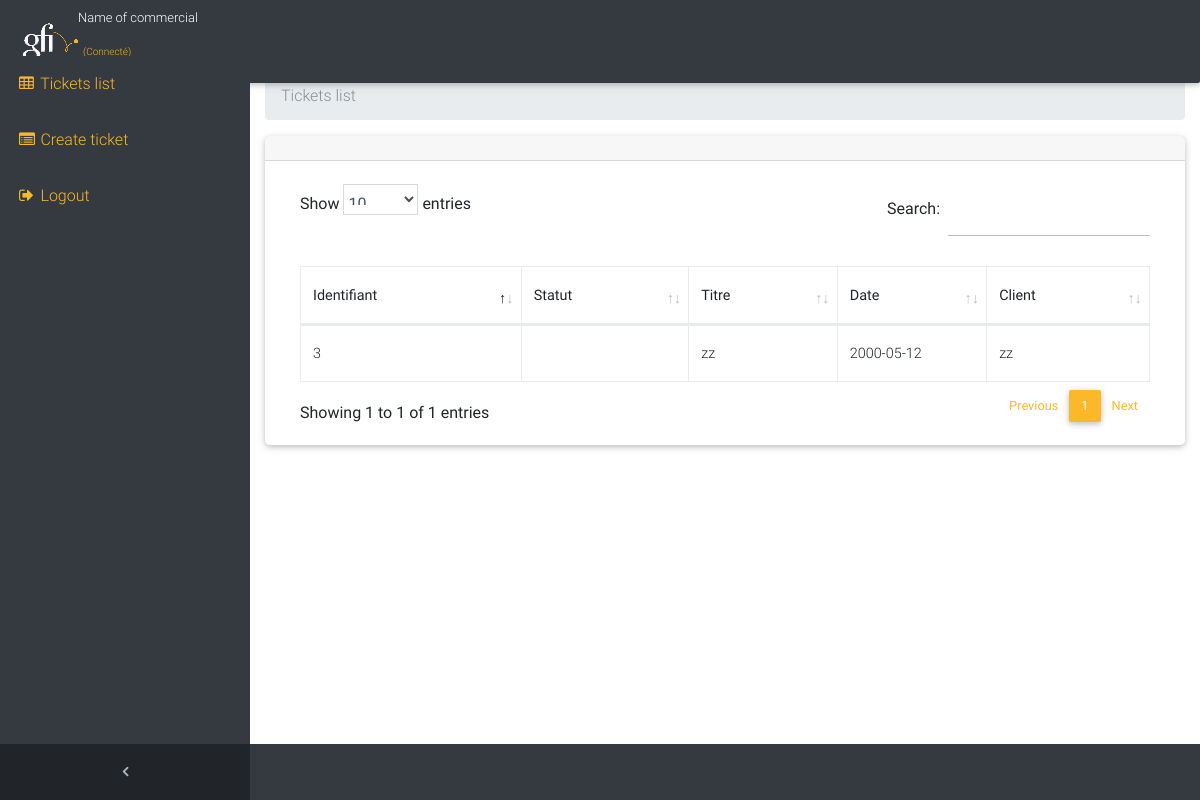
/ListeBesoins, run on an earlier commit of the app's database.
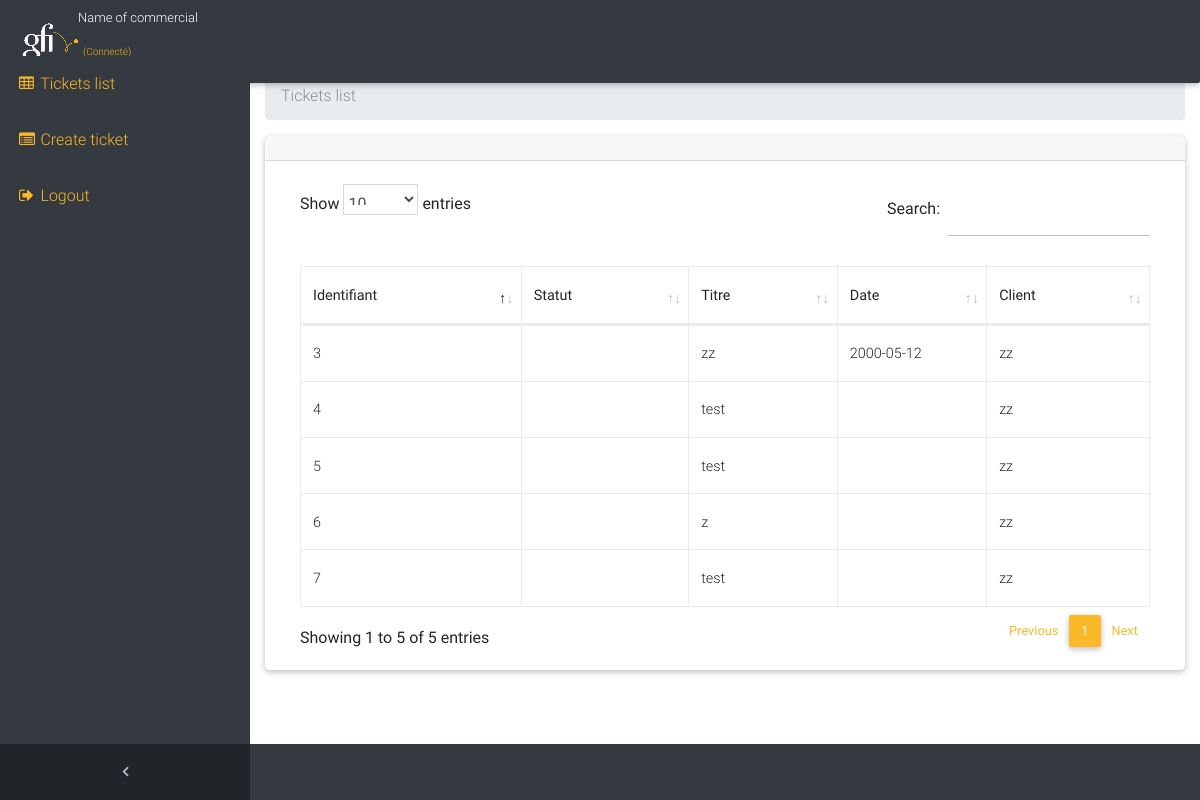
And on a later commit of the database.
### tables this page shows
CREATE TABLE IF NOT EXISTS `besoins` (
  `idB` int(4) NOT NULL AUTO_INCREMENT,
  `datedujour` varchar(50) NOT NULL,
  `nomentreprise` varchar(50) NOT NULL,
  `nomclient` varchar(50) NOT NULL,
  `idC` int(4) NOT NULL,
  `titreticket` text NOT NULL,
  `descriptionticket` text NOT NULL,
  `factor1` varchar(50) NOT NULL,
  `factor2` varchar(50) DEFAULT NULL,
  `factor3` varchar(50) DEFAULT NULL,
  `montant` float NOT NULL,
  `statut` varchar(45) NOT NULL,
  `streetnb` varchar(50) NOT NULL,
  `street` varchar(45) NOT NULL,
  `postalcode` varchar(10) NOT NULL,
  `city` text NOT NULL,
  `datedebut` varchar(50) NOT NULL,
  `datefin` varchar(50) NOT NULL,
  `nbjoursemaine` int(11) NOT NULL,
  `dateauplustard` varchar(50) NOT NULL,
  `consultantname1` varchar(50) NOT NULL,
  `consultantname2` varchar(50) DEFAULT NULL,
  `consultantname3` varchar(50) DEFAULT NULL,
  `consultantname4` varchar(50) DEFAULT NULL,
  `consultantname5` varchar(50) DEFAULT NULL,
  PRIMARY KEY (`idB`),
  KEY `id client` (`idC`)
);

### controller/ListeBesoins.class.php (called while the page is built, shortened)
<?php
    class ListeBesoins extends Controller
    {
    public function index()
    {
        $this->view->load("liste_besoins");
    }
}
?>

### index.php (called while the page is built, shortened)
<?php
    $app = new Bootstrap();
?>

### view/liste_besoins.php (the view, shortened to what this page needs)
<!DOCTYPE html>
<html lang="en">
<head>
    <link href="vendor/bootstrap/css/bootstrap.min.css" rel="stylesheet">
    <link href="vendor/font-awesome/css/font-awesome.min.css" rel="stylesheet" type="text/css">
    <link href="vendor/font-awesome/css/mdb.min.css" rel="stylesheet" type="text/css">
    <link href="vendor/datatables/dataTables.bootstrap4.css" rel="stylesheet">
    <link href="assets/css/sb-admin.css" rel="stylesheet">
    <link href="assets/css/mdb.css" rel="stylesheet">
</head>
<body class="fixed-nav sticky-footer bg-dark" id="page-top">
<nav class="navbar navbar-expand-lg navbar-dark bg-dark fixed-top" id="mainNav">
    <div class="card-sm">
        <img src="assets/images/gfi-logo.png">
    </div>
    <div style="display: inline-block">
        <p style="font-size: small; float: left; color: white;">Name of commercial</p>
        <p style="font-size: x-small; float: left; color: #f5b01f; margin-left: 5px;">(Connecté)</p>
    </div>
    <div class="collapse navbar-collapse" id="navbarResponsive">
        <ul class="navbar-nav navbar-sidenav" id="exampleAccordion">
            <li class="nav-item" data-toggle="tooltip" data-placement="right" title="table">
                <a class="nav-link" href="ListeBesoins">
                    <i class="fa fa-fw fa-table"></i>
                    <span class="nav-link-text">Tickets list</span>
                </a>
            </li>
            <li class="nav-item" data-toggle="tooltip" data-placement="right" title="list">
                <a class="nav-link" href="FormBesoin">
                    <i class="fa fa-fw fa-list-alt"></i>
                    <span class="nav-link-text">Create ticket</span>
                </a>
            </li>
            <li class="nav-item">
                <a class="nav-link" data-toggle="modal" data-target="#exampleModal">
                    <i class="fa fa-fw fa-sign-out"></i>
                    <span class="nav-link-text">Logout</span>
                </a>
            </li>
        </ul>
        <ul class="navbar-nav sidenav-toggler">
            <li class="nav-item">
                <a class="nav-link text-center" id="sidenavToggler">
                    <i class="fa fa-fw fa-angle-left"></i>
                </a>
            </li>
        </ul>
    </div>
</nav>
<div class="content-wrapper">
    <div class="container-fluid">
        <ol class="breadcrumb">
            <li class="breadcrumb-item active">Tickets list</li>
        </ol>
        <div class="card mb-3">
            <div  style="height: 1rem" class="card-header"></div>
                <div class="card-body">
                <div class="table-responsive">
                    <table class="table table-bordered table-fit" datatable-show-refresh="true" id="dataTable" width="100%" cellspacing="0">
                      <?php
                      $servername = 'localhost';
                      $username = 'root';
                      $dbname = 'indecis';
                      $password = '';
                      $bdd = new mysqli($servername, $username, $password, $dbname);
                      $result = mysqli_query($bdd,"SELECT * FROM besoins");
                      echo "<thead>
                      <tr>
                      <th>Identifiant</th>
                      <th>Statut</th>
                      <th>Titre</th>
                      <th>Date</th>
                      <th>Client</th>
                      </tr>
                      </thead>
                      </tbody>";
                      while($row = mysqli_fetch_array($result))
                      {
                      echo "<tr>";
                      echo "<td>" . $row['idB'] . "</td>";
                      echo "<td>" . $row['statut'] . "</td>";
                      echo "<td>" . $row['titreticket'] . "</td>";
                      echo "<td>" . $row['datedujour'] . "</td>";
                      echo "<td>" . $row['nomentreprise'] . "</td>";
                      echo "</tr>";
                      }
                      echo "</tbody>
                      </table>";
                      ?>
                </div>
            </div>
        </div>
    </div>
</div>
</body>
</html>

What changed in the data, as far as the page shows it:
added besoins: idB "4", titreticket "test", nomentreprise "zz"
added besoins: idB "5", titreticket "test", nomentreprise "zz"
added besoins: idB "6", titreticket "z", nomentreprise "zz"
added besoins: idB "7", titreticket "test", nomentreprise "zz"
Also different on the page:
text written by a page script: "Show entries Search: Showing 1 to 1 of 1 entries Previous 1 Next" → "Show entries Search: Showing 1 to 5 of 5 entries Previous 1 Next"
